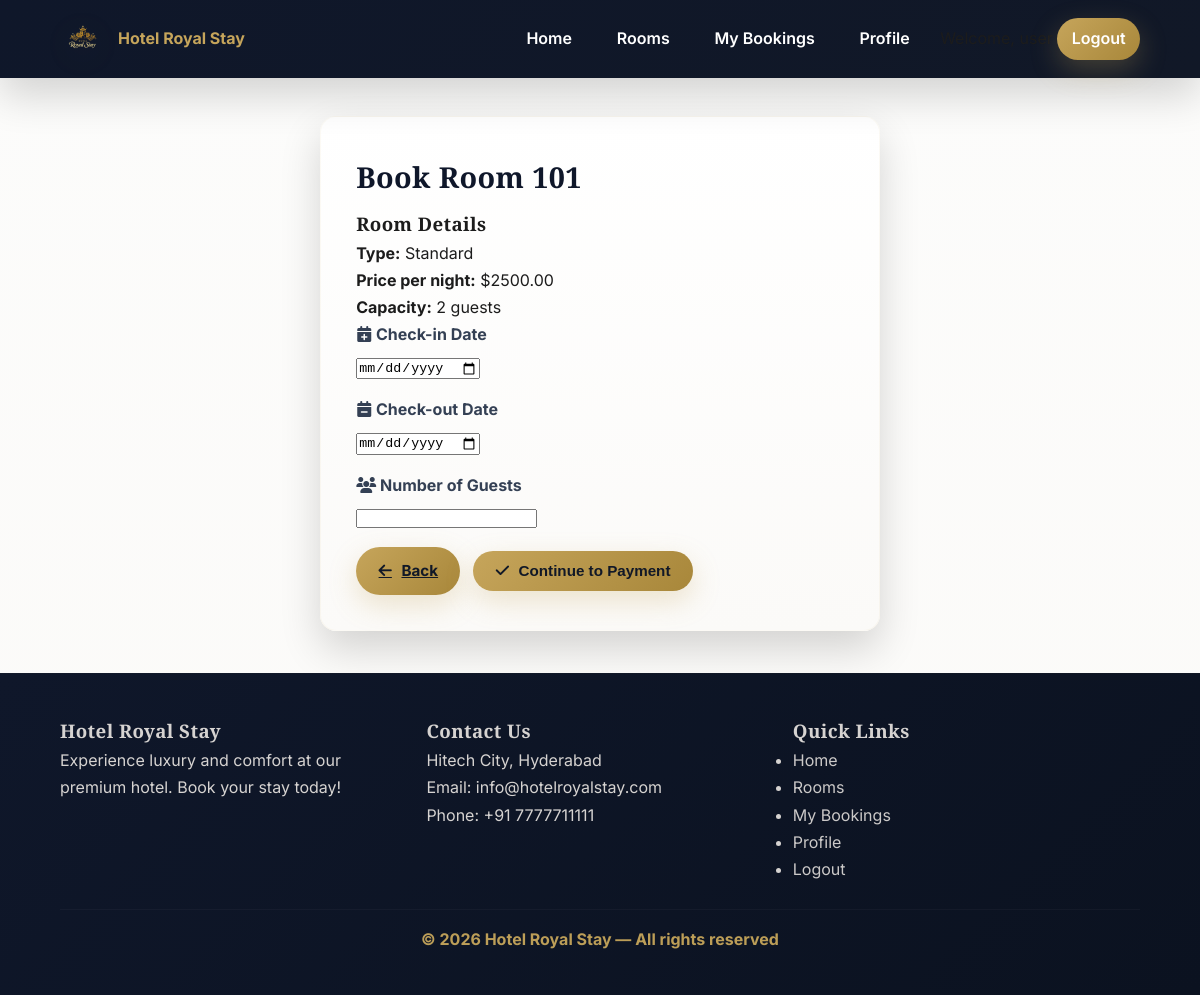
The page /book/105/ (signed in) on the database its author committed.
### hotel/models.py (models this page shows, shortened)
class Room(models.Model):
    ROOM_STATUS = [
        ('available', 'Available'),
        ('occupied', 'Occupied'),
        ('maintenance', 'Maintenance'),
    ]
    room_number = models.CharField(max_length=10, unique=True)
    room_type = models.ForeignKey(RoomType, on_delete=models.CASCADE)
    floor_number = models.IntegerField()
    status = models.CharField(
        max_length=20,
        choices=ROOM_STATUS,
        default="available"
    )
    is_active = models.BooleanField(default=True)

class RoomType(models.Model):
    name = models.CharField(max_length=100)
    description = models.TextField()
    price_per_night = models.DecimalField(max_digits=10, decimal_places=2)
    capacity = models.PositiveIntegerField()
    amenities = models.TextField()
    image = models.ImageField(upload_to="room_types/", null=True, blank=True)
    is_active = models.BooleanField(default=True)

### hotel/views.py (the view)
# urls.py: path("book/<int:room_id>/", views.make_booking, name="book_room"),
@login_required
def make_booking(request, room_id):
    room = get_object_or_404(Room, id=room_id)
    if request.method == "POST":
        form = BookingForm(request.POST)
        if form.is_valid():
            booking = form.save(commit=False)
            booking.guest = request.user
            booking.room = room
            if booking.check_out_date <= booking.check_in_date:
                messages.error(request, "Check-out date must be after check-in date")
                return render(request, "hotel/make_booking.html", {
                    "form": form,
                    "room": room
                })
            nights = (booking.check_out_date - booking.check_in_date).days
            booking.total_price = nights * room.room_type.price_per_night
            booking.status = "pending"
            booking.save()
            messages.success(request, "Booking created successfully! Please complete payment.")
            return redirect("payment", booking_id=booking.id)
    else:
        form = BookingForm()
    return render(request, "hotel/make_booking.html", {"form": form, "room": room})

### hotel/forms.py (shortened to what this page needs)
class BookingForm(forms.ModelForm):
    class Meta:
        model = Booking
        fields = ["check_in_date", "check_out_date", "number_of_guests"]
        widgets = {
            "check_in_date": forms.DateInput(attrs={"type": "date"}),
            "check_out_date": forms.DateInput(attrs={"type": "date"}),
        }

### templates/hotel/make_booking.html (shortened to what this page needs)
{% extends "base.html" %}
{% block content %}
<div class="form-container">
    <h1 class="form-title">Book Room {{ room.room_number }}</h1>
    <div class="room-summary">
        <h3>Room Details</h3>
        <p><strong>Type:</strong> {{ room.room_type.name }}</p>
        <p><strong>Price per night:</strong> ${{ room.room_type.price_per_night }}</p>
        <p><strong>Capacity:</strong> {{ room.room_type.capacity }} guests</p>
    </div>
    <form method="post" novalidate>
        <div class="form-group">
            <label for="{{ form.check_in_date.id_for_label }}">
                <i class="fas fa-calendar-plus"></i> Check-in Date
            </label>
            {{ form.check_in_date }}
        </div>
        <div class="form-group">
            <label for="{{ form.check_out_date.id_for_label }}">
                <i class="fas fa-calendar-minus"></i> Check-out Date
            </label>
            {{ form.check_out_date }}
        </div>
        <div class="form-group">
            <label for="{{ form.number_of_guests.id_for_label }}">
                <i class="fas fa-users"></i> Number of Guests
            </label>
            {{ form.number_of_guests }}
        </div>
        <div class="form-actions">
            <a href="{% url 'room_detail' room.id %}" class="btn btn-secondary">
                <i class="fas fa-arrow-left"></i> Back
            </a>
            <button type="submit" class="btn">
                <i class="fas fa-check"></i> Continue to Payment
            </button>
        </div>
    </form>
</div>
{% endblock %}

### static/css/style.css (style rules this page uses)
* { margin: 0; padding: 0; box-sizing: border-box; }
:root { --primary:#c6a55b; --primary-dark:#a8873a; --secondary:#0f172a; --luxury-dark:#1c1c1c; --light:#faf9f7; --border:#e4e2de; --shadow-soft: 0 8px 24px rgba(16,24,40,0.06); --shadow-deep: 0 18px 40px rgba(0,0,0,0.16); }
body { font-family:"Inter",sans-serif; background: linear-gradient(180deg,#fcfcfb,#fbfaf8); color:var(--luxury-dark); line-height:1.7; -webkit-font-smoothing:antialiased; -moz-osx-font-smoothing:grayscale; }
h1,h2,h3 { font-family:"Playfair Display",serif; letter-spacing:0.4px; }
.btn { display:inline-flex; align-items:center; gap:.6rem; padding:.7rem 1.4rem; border-radius:30px; border:none; cursor:pointer; font-weight:700; color:#111827; background: linear-gradient(135deg,var(--primary),var(--primary-dark)); box-shadow: 0 10px 28px rgba(198,165,91,0.28); transition: transform .18s ease, box-shadow .18s ease; }
.form-container { max-width:560px; margin:2.4rem auto; background: linear-gradient(180deg,#ffffff,#fbfaf8); padding:2.2rem; border-radius:16px; box-shadow: var(--shadow-deep); border:1px solid rgba(196,165,91,0.06); }
.form-title { font-family:"Playfair Display", serif; font-size:1.8rem; color:var(--secondary); margin-bottom:.4rem; }
.form-group { margin-bottom:1rem; position:relative; }
.form-group label { font-weight:700; display:block; margin-bottom:.3rem; color:#344054; }
.form-actions { display:flex; gap: .8rem; align-items:center; margin-top: .6rem; }
.form-actions .btn { font-size:0.95rem; }

### rows shown on the page
Room: room_number "101", room_type.name "Standard", room_type.price_per_night "2500.00", room_type.capacity "2"
